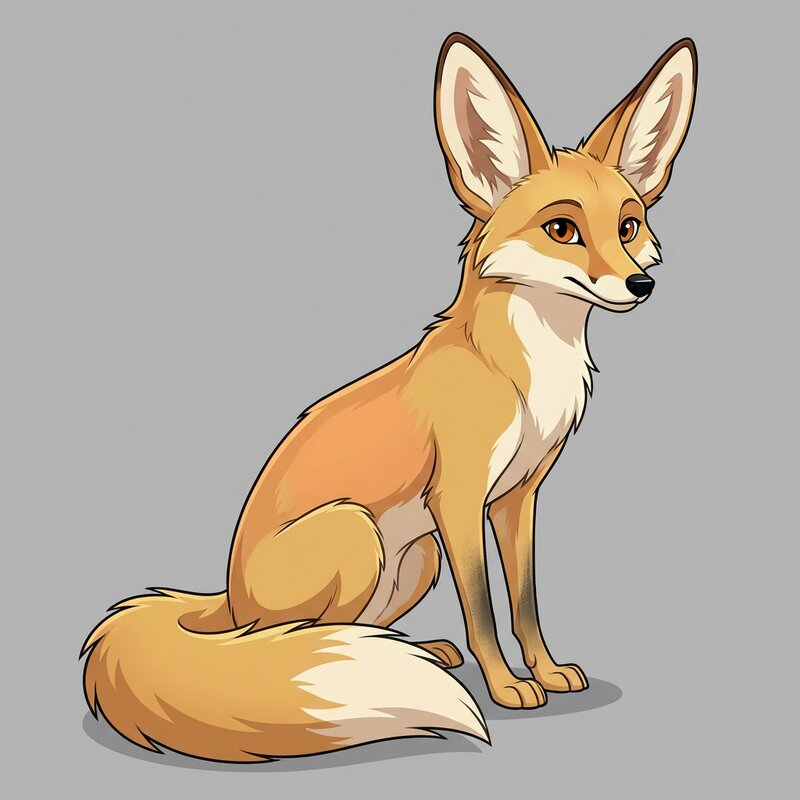
#> input picture docs/images/sample-fox-anchor.jpg, 800 x 800 px; its folder holds 6 pictures in this run
$ python collage.py
#> lines starting #> are read from the running program, lines starting #| are printed output that depends on the picture
#!/usr/bin/env python3
"""Build the README banner and collages from generated images.

    python3 .claude/skills/screenshots/scripts/collage.py --out /tmp/collages   # preview
    python3 .claude/skills/screenshots/scripts/collage.py                        # writes docs/images/

Produces three JPEGs the README links to, plus one for GitHub:
  banner.jpg          hero: title + a staggered lineup of anchor portraits across styles
  cast-gallery.jpg    4x2 grid of captioned anchor portraits
  locations.jpg       three captioned establishing shots
  social-preview.jpg  the banner at 1280x640 for the repository's social preview setting
  page-to-portrait.jpg  researched details on paper cards, an arrow, and the anchor drawn from them

Sources are listed in SOURCES below (paths under projects/ or docs/images). Missing files
are skipped with a warning so the script still runs on a clone with different projects.
Needs Pillow on the host (stdlib otherwise). Everything is drawn at 1.5x and downscaled.
"""

from __future__ import annotations

import argparse
import sys
from pathlib import Path

from PIL import Image, ImageDraw, ImageFilter, ImageFont

ROOT = Path(__file__).resolve().parents[4]
P = ROOT / "projects"
D = ROOT / "docs" / "images"

# (image path, caption name, caption subline) -----------------------------------------
BANNER_SOURCES = [
    P / "2001-una-odisea-espacial/characters/dr-david-bowman/anchor.png",
    P / "guia-del-autoestopista-galactico/characters/zaphod-beeblebrox/anchor.png",
    D / "sample-fox-anchor.jpg",
    P / "guia-del-autoestopista-galactico/characters/marvin-the-paranoid-android/anchor.png",
    P / "la-guerra-de-los-mundos/characters/the-martians/anchor.png",
    P / "suenan-los-androides-con-ovejas-electricas/characters/rachael-rosen/anchor.png",
    P / "2001-una-odisea-espacial/characters/moon-watcher/anchor.png",
]

CAST_SOURCES = [
    (P / "guia-del-autoestopista-galactico/characters/arthur-dent/anchor.png",
     "Arthur Dent", "The Hitchhiker's Guide to the Galaxy · realistic"),
    (P / "2001-una-odisea-espacial/characters/hal-9000/anchor.png",
     "HAL 9000", "2001: A Space Odyssey · comic"),
    ((D / "sample-little-prince-anchor.jpg", (0.30, 0.0, 0.90, 1.0)),  # wide canvas: keep figure + scarf
     "The Little Prince", "The Little Prince · cartoon"),
    (P / "suenan-los-androides-con-ovejas-electricas/characters/rick-deckard/anchor.png",
     "Rick Deckard", "Do Androids Dream of Electric Sheep? · realistic"),
    (P / "ubik/characters/glen-runciter/anchor.png",
     "Glen Runciter", "Ubik · comic"),
    (D / "sample-seldon-anchor.jpg",
     "Hari Seldon", "Foundation · realistic"),
    (P / "2001-una-odisea-espacial/characters/the-weaver-the-entity/anchor.png",
     "The Weaver", "2001: A Space Odyssey · comic"),
    (P / "guia-del-autoestopista-galactico/characters/ford-prefect/anchor.png",
     "Ford Prefect", "The Hitchhiker's Guide to the Galaxy · realistic"),
]

LOCATION_SOURCES = [
    (P / "guia-del-autoestopista-galactico/locations/the-vogon-flagship-interior.png",
     "The Vogon flagship", "The Hitchhiker's Guide to the Galaxy · realistic"),
    (P / "guia-del-autoestopista-galactico/locations/the-orbit-of-earth-the-vogon-demolition-fleet.png",
     "The Vogon demolition fleet", "The Hitchhiker's Guide to the Galaxy · realistic"),
    (P / "suenan-los-androides-con-ovejas-electricas/locations/deckard-s-apartment-building-roof-pasture.png",
     "Deckard's rooftop pasture", "Do Androids Dream of Electric Sheep? · realistic"),
]

# (anchor, name, book · author, illustration style, details condensed from the character's
# research in characters.json; keep them faithful to that data, never invent)
PAGE_SOURCES = [
    (P / "guia-del-autoestopista-galactico/characters/zaphod-beeblebrox/anchor.png",
     "Zaphod Beeblebrox", "The Hitchhiker's Guide to the Galaxy · Douglas Adams", "realistic",
     ["two heads, side by side",
      "three arms",
      "candy-striped crimson and purple jacket",
      "wild blond hair, stubble on both chins"]),
    (P / "la-guerra-de-los-mundos/characters/the-martians/anchor.png",
     "The Martians", "The War of the Worlds · H. G. Wells", "cartoon",
     ["“heads—merely heads”",
      "sixteen whip-like tentacles in two bunches",
      "huge dark eyes with no eyelids",
      "sagging into a mound under Earth's gravity"]),
    (P / "ubik/characters/glen-runciter/anchor.png",
     "Glen Runciter", "Ubik · Philip K. Dick", "comic",
     ["about eighty, shaggy iron-gray hair",
      "a ruddy flush from artificial organs",
      "iridescent pastel suit, knit cummerbund",
      "cheesecloth cravat, paper cigarettes"]),
    (P / "2001-una-odisea-espacial/characters/moon-watcher/anchor.png",
     "Moon-Watcher", "2001: A Space Odyssey · Arthur C. Clarke", "comic",
     ["a hominid, not yet human",
      "half-starved, all wiry muscle",
      "fur matted with red clay",
      "scars from a carnivore attack"]),
]

SCALE = 1.5  # supersampling factor; output width = canvas width / SCALE
BG_TOP, BG_BOTTOM = (24, 30, 48), (9, 12, 22)
INK, INK_SOFT, INK_MUTED = (245, 241, 232), (184, 192, 208), (138, 147, 166)
ACCENT = (255, 184, 92)

FONT_DIRS = [Path("/usr/share/fonts"), Path.home() / ".fonts", Path("/usr/local/share/fonts")]
BOLD_CANDIDATES = ["Ubuntu-B.ttf", "NotoSans-Bold.ttf", "LiberationSans-Bold.ttf", "DejaVuSans-Bold.ttf"]
REG_CANDIDATES = ["Ubuntu-R.ttf", "NotoSans-Regular.ttf", "LiberationSans-Regular.ttf", "DejaVuSans.ttf"]
SERIF_BOLD = ["FreeSerifBold.ttf", "LiberationSerif-Bold.ttf", "DejaVuSerif-Bold.ttf"]
SERIF_REG = ["FreeSerif.ttf", "LiberationSerif-Regular.ttf", "DejaVuSerif.ttf"]
SERIF_ITALIC = ["FreeSerifItalic.ttf", "LiberationSerif-Italic.ttf", "DejaVuSerif.ttf"]
PAPER, PAPER_INK, PAPER_MUTED = (244, 236, 220), (48, 37, 28), (128, 106, 84)
ACCENT_INK = (196, 112, 30)  # the accent, darkened to read on paper


_FONT_FILES: dict[str, Path | None] = {}


def _font_file(name: str) -> Path | None:
    if name not in _FONT_FILES:
        _FONT_FILES[name] = next((p for base in FONT_DIRS if base.exists() for p in base.rglob(name)), None)
    return _FONT_FILES[name]


def find_font(candidates: list[str], size: int) -> ImageFont.FreeTypeFont:
    for name in candidates:
        path = _font_file(name)
        if path:
            return ImageFont.truetype(str(path), size)
    return ImageFont.load_default(size)


def load(source: Path | tuple[Path, tuple[float, float, float, float]]) -> Image.Image | None:
    """Load an image; ``source`` may be ``(path, (left, top, right, bottom))`` with a focus
    crop in relative coordinates for canvases much wider than the figure."""
    path, box = (source, None) if isinstance(source, Path) else source
    if not path.exists():
        print(f"warning: missing {path.relative_to(ROOT)}", file=sys.stderr)
        return None
    img = autocrop_letterbox(Image.open(path).convert("RGB"))
    if box:
        w, h = img.size
        img = img.crop((round(box[0] * w), round(box[1] * h), round(box[2] * w), round(box[3] * h)))
    return img


def autocrop_letterbox(img: Image.Image, threshold: int = 14) -> Image.Image:
    """Remove near-black horizontal bands some wide generations come with."""
    gray = img.convert("L")
    w, h = gray.size
    rows = list(gray.resize((1, h), Image.BOX).tobytes())  # mean brightness per row
    top, bottom = 0, h
    while top < h // 3 and rows[top] < threshold:
        top += 1
    while bottom > 2 * h // 3 and rows[bottom - 1] < threshold:
        bottom -= 1
    return img.crop((0, top, w, bottom)) if (top, bottom) != (0, h) else img


def gradient(size: tuple[int, int], top: tuple, bottom: tuple) -> Image.Image:
    w, h = size
    strip = Image.new("RGB", (1, h))
    for y in range(h):
        t = y / max(h - 1, 1)
        strip.putpixel((0, y), tuple(round(top[i] + (bottom[i] - top[i]) * t) for i in range(3)))
    return strip.resize((w, h))


def rounded_mask(size: tuple[int, int], radius: int) -> Image.Image:
    mask = Image.new("L", size, 0)
    ImageDraw.Draw(mask).rounded_rectangle((0, 0, size[0] - 1, size[1] - 1), radius=radius, fill=255)
    return mask


def fit_tile(img: Image.Image, size: tuple[int, int]) -> Image.Image:
    """Scale to fill the tile; when the aspect ratio differs, show the whole image over a
    blurred, darkened copy of itself instead of cropping the figure."""
    w, h = size
    src_ratio, dst_ratio = img.width / img.height, w / h
    if abs(src_ratio - dst_ratio) / dst_ratio < 0.03:
        return img.resize((w, h), Image.LANCZOS)
    # background: cover + blur
    scale = max(w / img.width, h / img.height)
    bg = img.resize((round(img.width * scale), round(img.height * scale)), Image.LANCZOS)
    bg = bg.crop(((bg.width - w) // 2, (bg.height - h) // 2, (bg.width - w) // 2 + w, (bg.height - h) // 2 + h))
    bg = bg.filter(ImageFilter.GaussianBlur(26))
    bg = Image.blend(bg, Image.new("RGB", (w, h), (0, 0, 0)), 0.35)
    # foreground: contain
    scale = min(w / img.width, h / img.height)
    fg = img.resize((round(img.width * scale), round(img.height * scale)), Image.LANCZOS)
    bg.paste(fg, ((w - fg.width) // 2, (h - fg.height) // 2))
    return bg


def paste_card(canvas: Image.Image, tile: Image.Image, xy: tuple[int, int], radius: int) -> None:
    """Paste a rounded tile with a soft drop shadow."""
    x, y = xy
    w, h = tile.size
    pad = 60
    shadow = Image.new("RGBA", (w + 2 * pad, h + 2 * pad), (0, 0, 0, 0))
    ImageDraw.Draw(shadow).rounded_rectangle((pad, pad + 14, pad + w, pad + h + 14), radius=radius, fill=(0, 0, 0, 150))
    shadow = shadow.filter(ImageFilter.GaussianBlur(22))
    canvas.alpha_composite(shadow, (x - pad, y - pad))
    card = Image.new("RGBA", (w, h))
    card.paste(tile, (0, 0))
    card.putalpha(rounded_mask((w, h), radius))
    canvas.alpha_composite(card, (x, y))


# [79 lines left out: functions paste_rgba, wrap, paper_note, arrow_down, pill, caption, not called in this run]


def finish(canvas: Image.Image, out: Path, out_width: int | None = None) -> None:
    factor = canvas.width / out_width if out_width else SCALE
    final = canvas.convert("RGB").resize((round(canvas.width / factor), round(canvas.height / factor)), Image.LANCZOS)
    out.parent.mkdir(parents=True, exist_ok=True)
    final.save(out, "JPEG", quality=86, optimize=True, progressive=True)
    print(f"wrote {out} ({final.width}x{final.height}, {out.stat().st_size // 1024} KB)")


# ----------------------------------------------------------------------------------------

def build_banner(
    out: Path,
    size: tuple[int, int] = (2400, 900),
    title_top: int = 62,
    tile_size: tuple[int, int] = (300, 450),
    tiles_top: int = 388,
    out_width: int | None = None,
    text_scale: float = 1.0,
) -> None:
    """Title block plus a staggered lineup of anchor portraits. The defaults give the README
    hero (1600x600); ``build_social`` reuses it for GitHub's 2:1 social preview."""
    W, H = size
    canvas = gradient((W, H), BG_TOP, BG_BOTTOM).convert("RGBA")
    # warm glow behind the title
    glow = Image.new("RGBA", (W, H), (0, 0, 0, 0))
    ImageDraw.Draw(glow).ellipse((-300, title_top - 560, 1300, title_top + 440), fill=ACCENT + (46,))
    canvas.alpha_composite(glow.filter(ImageFilter.GaussianBlur(160)))

    draw = ImageDraw.Draw(canvas)
    s = text_scale
    draw.text((92, title_top), "Once Upon a Time", font=find_font(BOLD_CANDIDATES, round(118 * s)), fill=INK,
              stroke_width=3, stroke_fill=INK)
    draw.text((98, title_top + round(150 * s)), "Turn any story into a consistent, illustrated cast.",
              font=find_font(REG_CANDIDATES, round(44 * s)), fill=INK_SOFT)
    draw.text((98, title_top + round(210 * s)), "Book title  ·  researched cast  ·  anchor portraits  ·  presentation sheets  ·  eight styles",
              font=find_font(REG_CANDIDATES, round(29 * s)), fill=INK_MUTED)

    tiles = [t for t in (load(p) for p in BANNER_SOURCES) if t is not None]
    (tw, th), gap = tile_size, 28
    total = len(tiles) * tw + (len(tiles) - 1) * gap
    x = (W - total) // 2
    for i, img in enumerate(tiles):
        y = tiles_top + (-22 if i % 2 == 0 else 22)
        paste_card(canvas, fit_tile(img, (tw, th)), (x, y), radius=26)
        x += tw + gap
    finish(canvas, out, out_width)


# [48 lines left out: functions build_social, build_cast_gallery, build_locations, not called in this run]


def build_page_to_portrait(out: Path) -> None:
    """Researched details on paper, an arrow, and the anchor portrait drawn from them."""
    cols, margin, gap, W = len(PAGE_SOURCES), 56, 44, 2400
    cw = (W - 2 * margin - (cols - 1) * gap) // cols
    header_h, paper_h, arrow_h = 170, 520, 120
    ph = round(cw * 1.5)
    H = margin + header_h + paper_h + arrow_h + ph + margin
    canvas = gradient((W, H), BG_TOP, BG_BOTTOM).convert("RGBA")
    draw = ImageDraw.Draw(canvas)
    draw.text((margin, margin - 4), "From the notes to the portrait", font=find_font(BOLD_CANDIDATES, 60),
              fill=INK, stroke_width=1, stroke_fill=INK)
    draw.text((margin + 2, margin + 80), "What the app's research found about each character, and the anchor portrait it drew from those notes.",
              font=find_font(REG_CANDIDATES, 30), fill=INK_MUTED)
    angles = [-1.6, 1.2, -0.9, 1.5]
    top = margin + header_h
    for i, (path, name, book, style, details) in enumerate(PAGE_SOURCES):
        img = load(path)
        if img is None:
            continue
        x = margin + i * (cw + gap)
        note = paper_note((cw, paper_h), name, book, details, angles[i % len(angles)])
        paste_rgba(canvas, note, (x + (cw - note.width) // 2, top + (paper_h - note.height) // 2))
        arrow_down(draw, x + cw // 2, top + paper_h + 18, top + paper_h + arrow_h - 14)
        py = top + paper_h + arrow_h
        paste_card(canvas, fit_tile(img, (cw, ph)), (x, py), radius=24)
        pill(draw, (x + 18, py + ph - 62), style)
    finish(canvas, out)


def main() -> None:
    parser = argparse.ArgumentParser(description=__doc__, formatter_class=argparse.RawDescriptionHelpFormatter)
    parser.add_argument("--out", type=Path, default=D, help="output directory (default docs/images)")
    parser.add_argument("--only", default="banner,cast,locations,social,page", help="comma list of pieces to build")
    args = parser.parse_args()
    pieces = set(args.only.split(","))
    if "page" in pieces:
        build_page_to_portrait(args.out / "page-to-portrait.jpg")
#> in build_page_to_portrait, `canvas = gradient((W, H), BG_TOP, BG_BOTTOM).convert("RGBA")`:
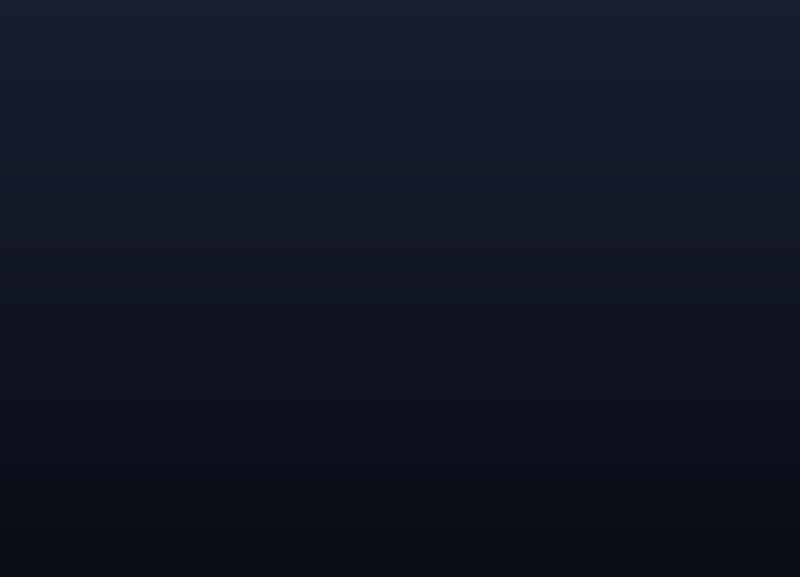
#> canvas: PIL image 2400x1730 RGBA (shown at 1/3 size); mean R, G, B, A 16.5, 21, 35, 255
#| wrote docs/images/page-to-portrait.jpg (1600x1153, 277 KB)
    if "banner" in pieces:
        build_banner(args.out / "banner.jpg")
#> in build_banner, `glow = Image.new("RGBA", (W, H), (0, 0, 0, 0))`: glow: PIL image 2400x900 RGBA; every value is 0
#> in build_banner, `ImageDraw.Draw(glow).ellipse((-300, title_top - 560, 1300, title_top +..`:
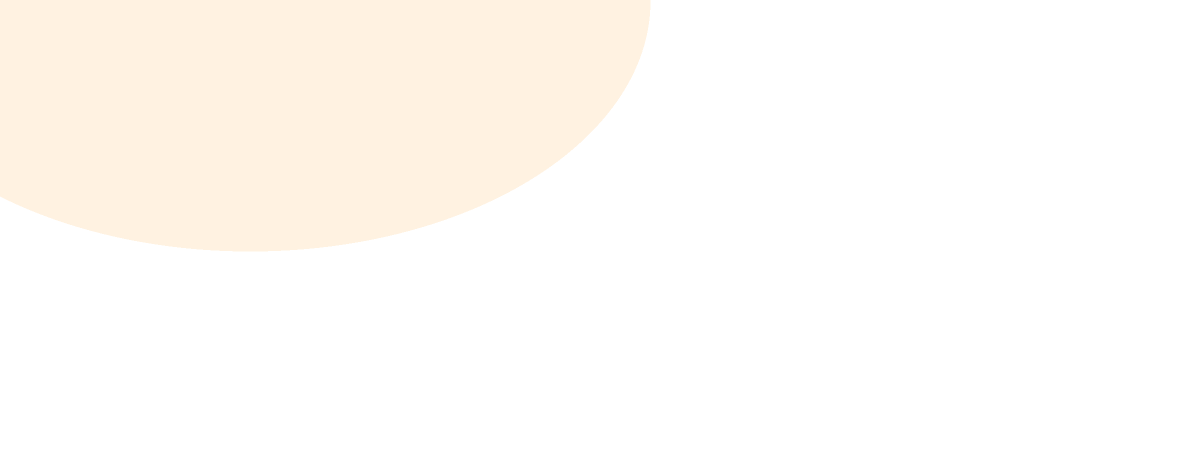
#> glow: PIL image 2400x900 RGBA (shown at 1/2 size); mean R, G, B, A 65, 46.9, 23.5, 11.7; transparent parts drawn white
#> in autocrop_letterbox, `gray = img.convert("L")`:
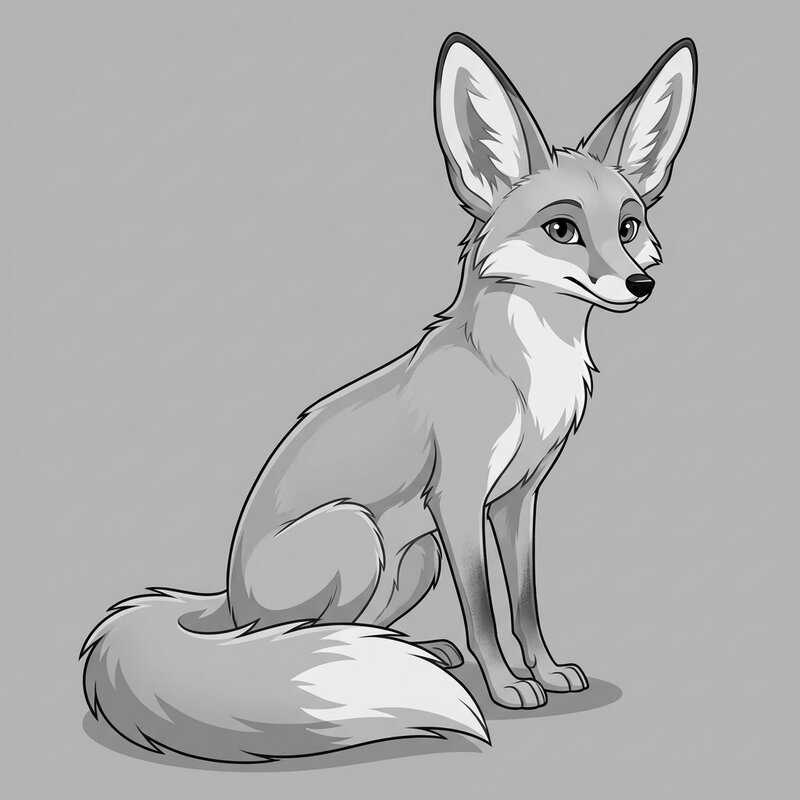
#> gray: PIL image 800x800 L; min 0, max 255, mean 175.4
#> in autocrop_letterbox, `rows = list(gray.resize((1, h), Image.BOX).tobytes())`: rows = 800 values, max 184 at index 270, min 150 at index 624, mean 175.4
#> after the loop in autocrop_letterbox, `while top < h // 3 and rows[top] < threshold:`: top = 0
#> after the loop in autocrop_letterbox, `while bottom > 2 * h // 3 and rows[bottom - 1] < threshold:`: bottom = 800
#> in autocrop_letterbox, returned value is the input picture: PIL image 800x800 RGB; mean R, G, B 185.7, 173.5, 158.5
#> the loop in build_banner, `for i, img in enumerate(tiles):` made 1 pass
#> x on pass 1: 1050
#> pass 1, in fit_tile, `bg = bg.crop(((bg.width - w) // 2, (bg.height - h) // 2, (bg.width - w..`:
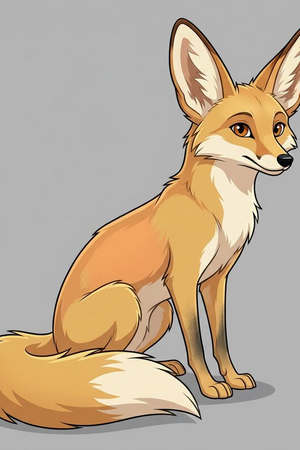
#> bg: PIL image 300x450 RGB; mean R, G, B 188.7, 171.2, 149.8
#> pass 1, in fit_tile, `bg = bg.filter(ImageFilter.GaussianBlur(26))`:
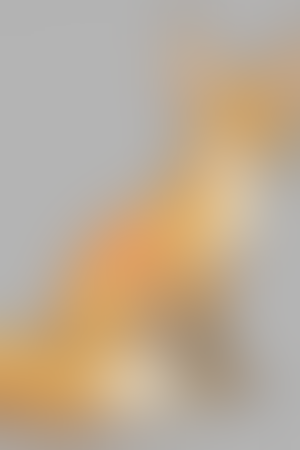
#> bg: PIL image 300x450 RGB; mean R, G, B 188.8, 171.5, 150.2
#> pass 1, in fit_tile, `bg = Image.blend(bg, Image.new("RGB", (w, h), (0, 0, 0)), 0.35)`:
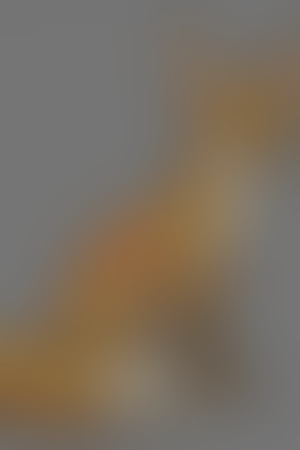
#> bg: PIL image 300x450 RGB; mean R, G, B 122.3, 111.1, 97.3
#> after the loop in build_banner, `for i, img in enumerate(tiles):`:
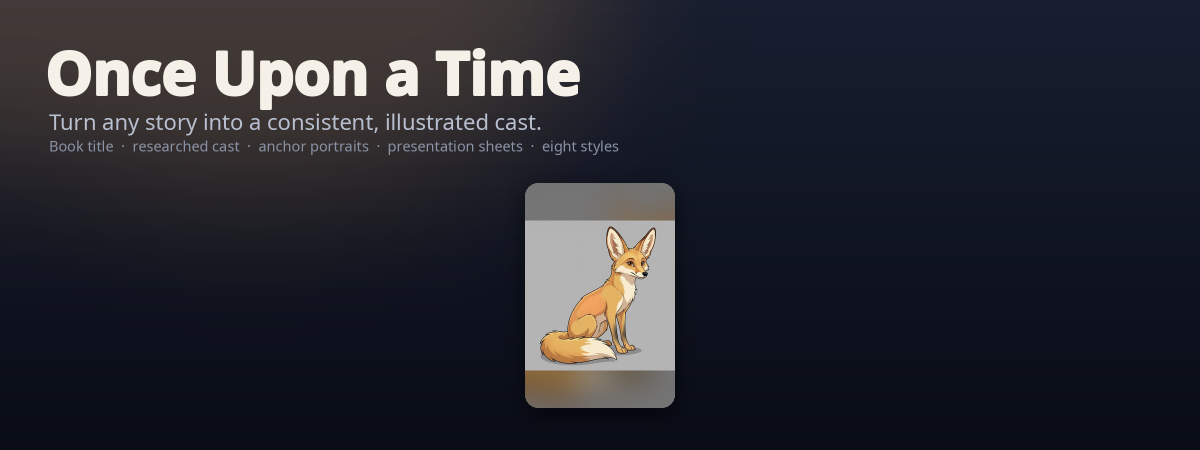
#> canvas: PIL image 2400x900 RGBA (shown at 1/2 size); mean R, G, B, A 38.6, 39.6, 48, 255
#> after the loop in build_banner, `for i, img in enumerate(tiles):`: x = 1378
    if "social" in pieces:
        build_social(args.out / "social-preview.jpg")
    if "cast" in pieces:
        build_cast_gallery(args.out / "cast-gallery.jpg")
    if "locations" in pieces:
        build_locations(args.out / "locations.jpg")


if __name__ == "__main__":
#> (the run stopped early here; a loop or call above may not have finished)
